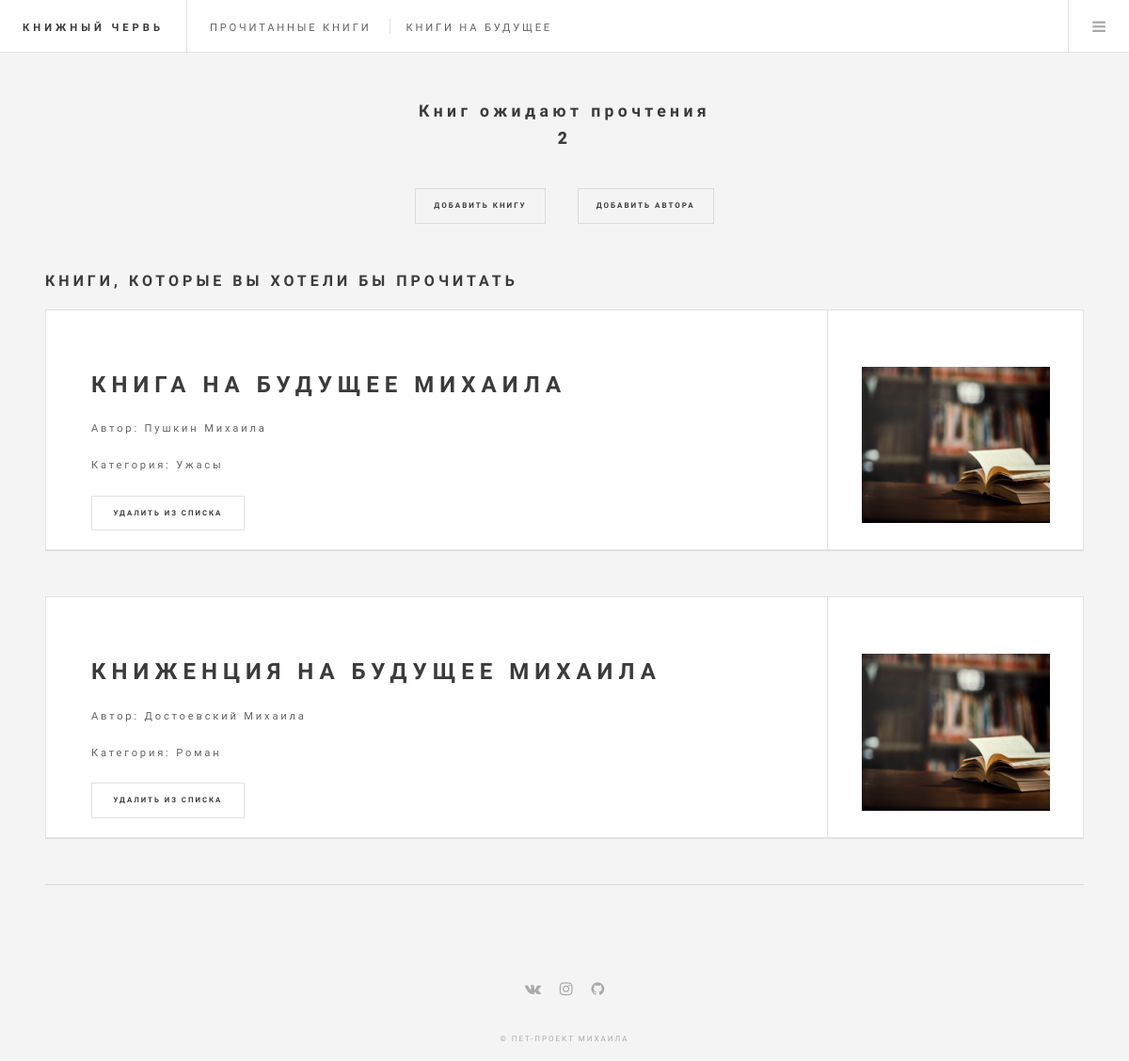
The app's page /unreadbooks/ (signed in), older data.
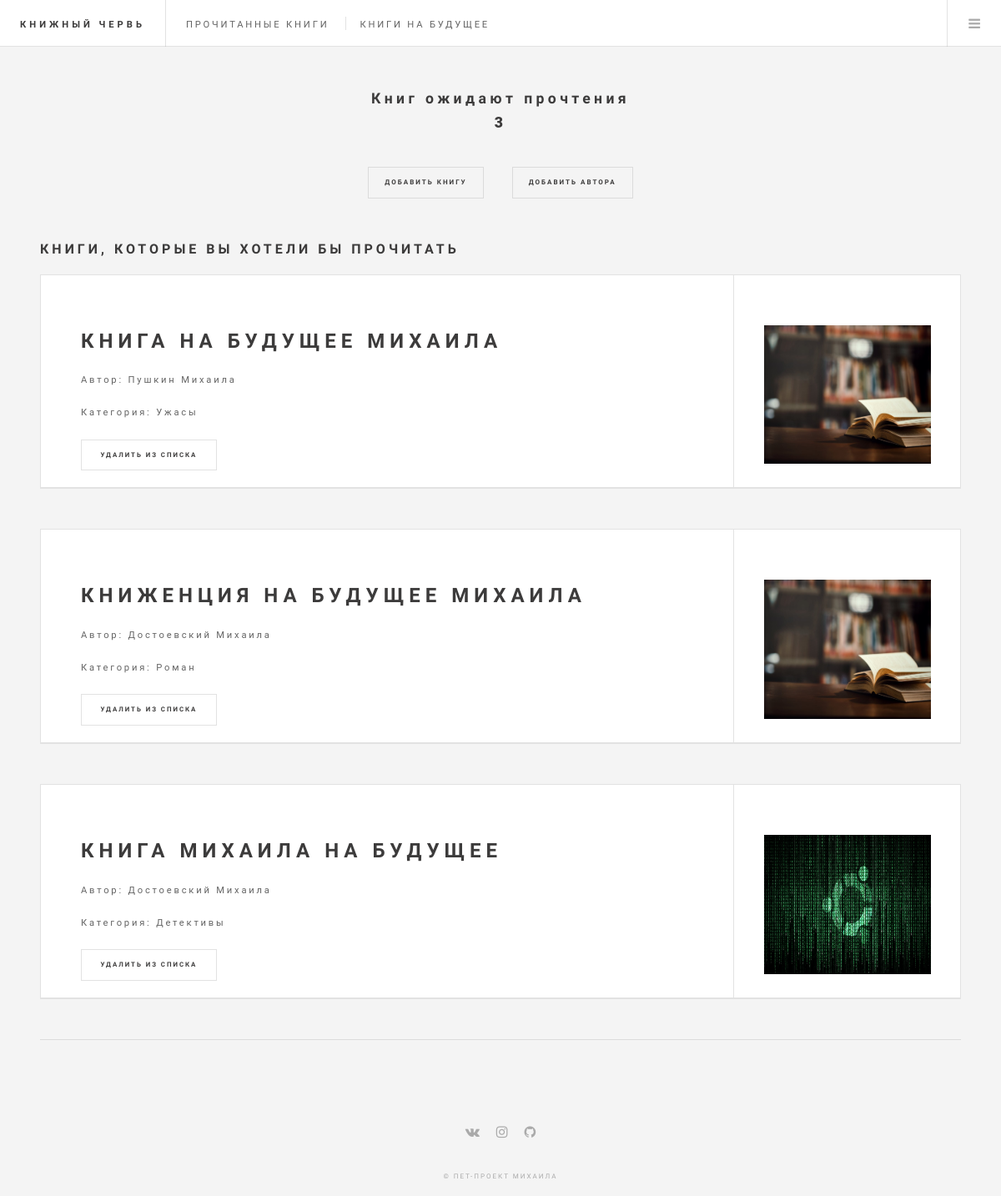
The same page, newer data.
### BookApp/models.py (models this page shows, shortened)
class UnreadBooks(models.Model):
    title = models.CharField(max_length=50, verbose_name='Название')
    slug = models.SlugField(max_length=50, verbose_name='Url', unique=True)
    author = models.ForeignKey('Author', verbose_name='Автор', on_delete=models.PROTECT)
    category = models.ForeignKey('Category', verbose_name='Категория', on_delete=models.PROTECT)
    user = models.ForeignKey(User, on_delete=models.PROTECT, verbose_name='Пользователь')
    photo = models.ImageField(upload_to='photos/%Y/%m/%d/', verbose_name='Фотография', blank=True)
    class Meta:
        ordering = ['title']
        verbose_name = 'Непрочитанная книга'
        verbose_name_plural = 'Непрочитанные книги'

class Author(models.Model):
    name = models.CharField(max_length=50, verbose_name='Имя')
    slug = models.SlugField(max_length=50, verbose_name='Url', unique=True)
    user = models.ForeignKey(User, on_delete=models.PROTECT, verbose_name='Пользователь')
    def __str__(self):
        return self.name
    class Meta:
        ordering = ['name']
        verbose_name = 'Автор'
        verbose_name_plural = 'Авторы'
    def get_absolute_url(self):
        return reverse('author', kwargs={'slug': self.slug})

class Category(models.Model):
    title = models.CharField(max_length=50, verbose_name='Название')
    slug = models.SlugField(max_length=50, verbose_name='Url', unique=True)
    photo = models.ImageField(upload_to='photos/%Y/%m/%d/', verbose_name='Фотография', blank=True)
    def __str__(self):
        return self.title
    class Meta:
        ordering = ['title']
        verbose_name = 'Категория'
        verbose_name_plural = 'Категории'
    def get_absolute_url(self):
        return reverse('category', kwargs={'slug': self.slug})

### BookApp/views.py (the view)
# urls.py: path('unreadbooks/', FutureBooks.as_view(), name='unreadbooks'),
class FutureBooks(LoginRequiredMixin, ListView):
    model = UnreadBooks
    template_name = 'BookApp/unreadbooks.html'
    context_object_name = 'books'
    paginate_by = 5
    login_url = '/login/'
    def get_queryset(self):
        return UnreadBooks.objects.filter(user=self.request.user).select_related('category').select_related('author')
    def get_context_data(self, **kwargs):
        context = super().get_context_data(**kwargs)
        context['title'] = 'Книги на будущее'
        context['cnt_all'] = cache.get('cnt_all_unread')
        if not context['cnt_all']:
            context['cnt_all'] = UnreadBooks.objects.filter(user=self.request.user).count()
            cache.set('cnt_all_unread', context['cnt_all'], 15)
        return context

### BookApp/templatetags/years.py (called while the page is built)
@register.inclusion_tag('BookApp/years_tpl.html', takes_context=True)
def show_years(context):
    years = cache.get('years')
    if not years:
        request = context['request']
        years = []
        for obj in ReadBooks.objects.filter(user=request.user).values_list('date_of_reading', flat=True)\
                .order_by('-date_of_reading'):
            year = obj.year
            if year not in years:
                years.append(year)
        cache.set('years', years, 15)
    return {'years': years}

### BookApp/templates/BookApp/unreadbooks.html (shortened to what this page needs)
{% extends 'base.html' %}
{% load static %}
{% block content %}
<div id="main">
    <h1>Книги, которые Вы хотели бы прочитать</h1>
    {% for book in books %}
    <div id="main">
        <article class="post" style="padding-bottom: 0">
            <header style="margin-bottom: 0; position: relative;">
                <div class="title">
                    <h2>{{ book.title }}</h2>
                    <p style="text-transform: none">Автор:
                        <span style="font-family: Roboto, sans-serif; text-transform: none">
                    <a href="{{ book.author.get_absolute_url }}" style="border-bottom: none;">{{ book.author }}</a>
                </span>
                    </p>
                    <p style="text-transform: none">Категория:
                        <a href="{{ book.category.get_absolute_url }}" style="border-bottom: none;">
                            <span style="font-family: Roboto, sans-serif; text-transform: none">{{ book.category }}</span>
                        </a>
                    </p>
                    <p style="position: absolute; bottom: 20px;">
                        <a href="{% url 'delete_unread_book' book.id %}" class="button big">Удалить из списка</a>
                    </p>
                </div>
                <div class="meta" style="display:flex; justify-content: center; align-content: center;">
                    {% if book.photo %}
                    <img src="{{ book.photo.url }}" width="200" alt="{{ book.title }}">
                    {% else %}
                    <img src="{% static 'BookApp/images/book.jpg' %}" width="200" alt="{{ book.title }}">
                    {% endif %}
                </div>
            </header>
        </article>
    </div>
    {% empty %}
    <h1 style="text-transform: none">Вы ещё не добавили ни одной книги</h1>
    {% endfor %}
</div>
{% endblock %}
{% block sidebar %}
<section id="sidebar">
    <section id="intro" style="text-align: center;">
        <h2 style="text-transform: none;">Книг ожидают прочтения<br><span
                style="font-family: Roboto, sans-serif;">{{ cnt_all }}</span></h2>
        <a href="{% url 'add_unread_book' %}" class="button small" style="margin-top: 20px; margin-right: 30px;">Добавить
            книгу</a>
        <a href="{% url 'add_author' %}" class="button small" style="margin-top: 20px;">Добавить автора</a>
    </section>
</section>
{% endblock %}
{% block footer %}
<div class="footer">
    <section id="footer" style="text-align: center;">
        <ul class="icons">
            <li><a href="https://vk.com/mixbeev1000" class="fa-vk"><span class="label">VK</span></a></li>
            <li><a href="https://www.instagram.com/mihajlo_turb/" class="fa-instagram"></a>
            </li>
            <li><a href="https://github.com/MihailTarbeev" class="fa-github"><span class="label">GitHub</span></a></li>
        </ul>
        <p class="copyright">&copy; Пет-проект Михаила</p>
    </section>
</div>
{% endblock %}

Row changes from the older to the newer data that the page shows:
added UnreadBooks: title "КНИГА МИХАИЛА НА БУДУЩЕЕ", author "Достоевский Михаила", category "Детективы", photo (picture)
Text that changed along with them:
{{ cnt_all }}: "2" → "3"
